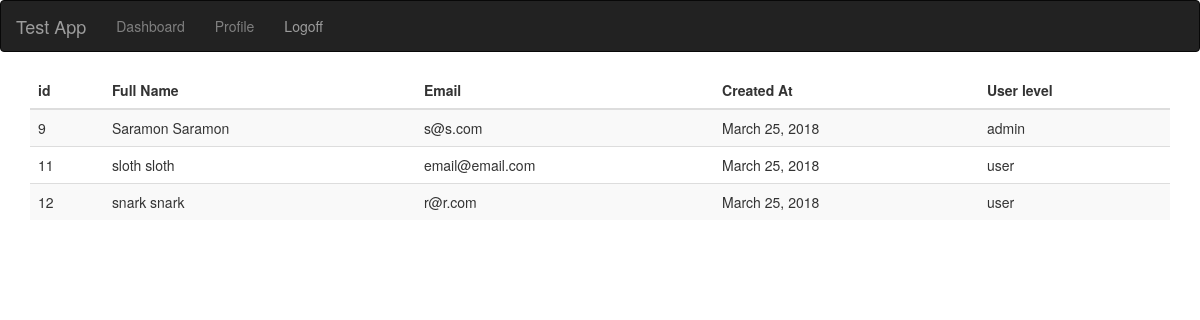
The app's page /dashboard/ (signed in), older data.
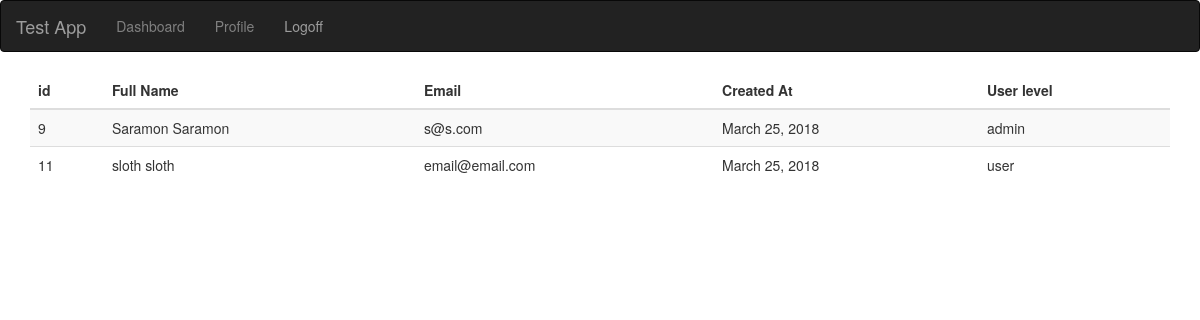
The same page, newer data.
### apps/login/models.py (models this page shows)
class Users(models.Model):
    first_name = models.CharField(max_length=255)
    last_name = models.CharField(max_length=255)
    email = models.CharField(max_length=255)
    password = models.CharField(max_length=255)
    created_at = models.DateTimeField(auto_now_add=True)
    user_level = models.CharField(max_length=255)
    description = models.TextField(max_length=1000)
    objects = UsersManager()

### apps/dashboard/views.py (the view)
def index(request):
    messages.info(request, "")
    if request.session['status'] == False:
        return redirect('/')
    users = Users.objects.all()
    users1 = list(users)
    users2 = [{'id':x.id,
               'first_name':x.first_name,
               'last_name':x.last_name,
               'email':x.email,
               'created_at':x.created_at,
               'user_level':USER_LEVEL[x.user_level]} for x in users1]
    context = { 'user_list':users2}
    return render(request, 'dashboard/index.html',context)

### apps/dashboard/templates/dashboard/index.html (shortened to what this page needs)
  <!DOCTYPE html>
  <html>
    <head>
      <link rel="stylesheet" href="https://maxcdn.bootstrapcdn.com/bootstrap/3.3.7/css/bootstrap.min.css">
        {% load static %}
      <link rel="stylesheet" href="{% static 'store/css/style.css' %}" media="screen" title="no title"  charset="utf-8">
      </head>
    <body>
    <nav class="navbar navbar-inverse">
      <div class="container-fluid">
        <div class="navbar-header">
          <a class="navbar-brand" href="/">Test App</a>
        </div>
      <ul class="nav navbar-nav">
      <li>
      <form action="/dashboard/decision/" method="post">
          <input type="submit" value="Dashboard" style="border:none;background:none;color:gray;padding:15px;">
      </form>
      </li>
      <li>
      <form action="/users/show_profile/{{request.session.id}}/" method="post">
          <input type="submit" value="Profile" style="border:none;background:none;color:gray;padding:15px;">
      </form>
      </li>
      <li><a href="/logoff">Logoff</a></li>
    </ul>
    </div>
    </nav>
        <div class="container">
        <table class="table table-striped">
        <thead>
          <tr>
            <th>id</th>
            <th>Full Name</th>
            <th>Email</th>
            <th>Created At</th>
            <th>User level</th>
          </tr>
        </thead>
        <tbody>
          {% for user in user_list %}
          <tr>
             <td>{{user.id}}</td>
             <td>{{user.first_name}} {{user.last_name}}</td>
             <td>{{user.email}}</td>
             <td>{{user.created_at|date:'F d, Y'}}</td>
             <td>{{user.user_level}}</td>
          </tr>
          {% endfor %}
        </tbody>
      </table>
      </div>
    </body>
  </html>

Row changes from the older to the newer data that the page shows:
removed Users: first_name "snark", last_name "snark", email "r@r.com", created_at "March 25, 2018"
Text that changed along with them:
list line gone: "12 user"
